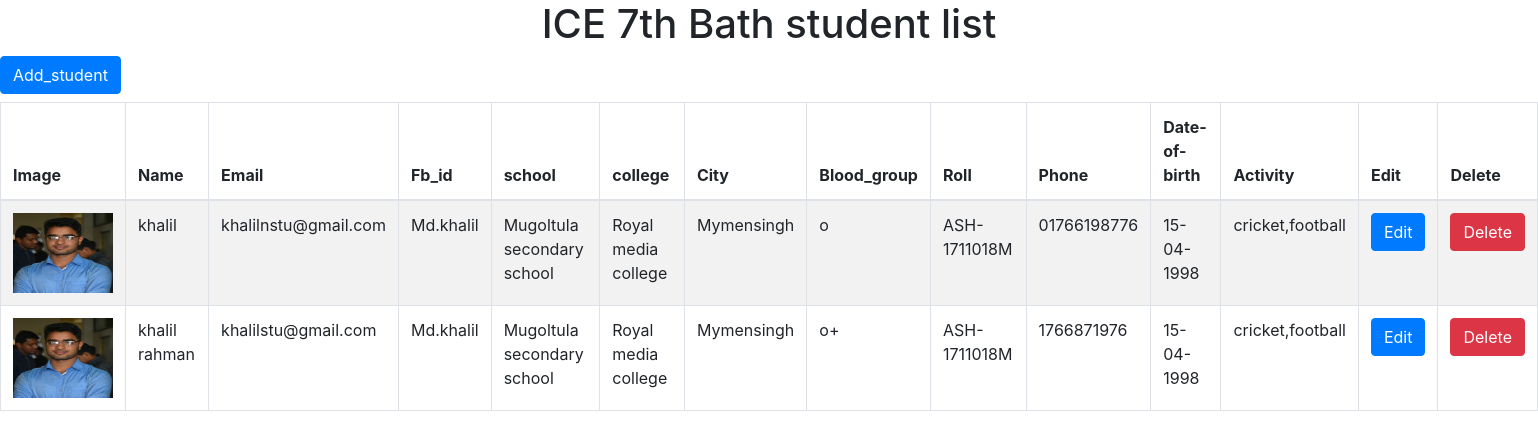
/index.php/ice7th/ice7thview, run on the app's committed database.
### tables this page shows
CREATE TABLE `ice7th` (
  `id` int(11) NOT NULL,
  `name` varchar(255) DEFAULT NULL,
  `email` varchar(255) DEFAULT NULL,
  `fb` varchar(255) DEFAULT NULL,
  `school` varchar(255) DEFAULT NULL,
  `college` varchar(255) DEFAULT NULL,
  `city` varchar(255) DEFAULT NULL,
  `blood` varchar(255) DEFAULT NULL,
  `roll` varchar(255) DEFAULT NULL,
  `phone` varchar(255) DEFAULT NULL,
  `dateofbarth` varchar(255) NOT NULL,
  `activity` varchar(255) NOT NULL,
  `img` varchar(255) DEFAULT NULL
);

### application/controllers/ice7th.php (called while the page is built, shortened)
<?php
 class ice7th extends CI_Controller{
 	public function ice7thview(){
 		$data['fatch_data'] = $this->ice7thModel->ice7thFatch();
 		$this->load->view('adminview/ice7th',$data);
 	}
}

### index.php (called while the page is built, shortened)
<?php
require_once BASEPATH.'core/CodeIgniter.php';

### application/models/ice7thModel.php (called while the page is built, shortened)
<?php
class ice7thModel extends CI_Model{
	public function ice7thFatch(){
		return $this->db->get('ice7th');
	}
}

### application/views/adminview/ice7th.php (the view, shortened to what this page needs)
<?php include 'header.php'; ?>
<div>
	<center><h1>ICE 7th Bath student list</h1></center>
	<h4><?= anchor('ice7th/ice7ths','Add_student',['class'=>'btn btn-primary']) ?></h4>
	<table class="table table-striped table-bordered">
		<thead>
			<tr>
				<th>Image</th>
				<th>Name</th>
				<th>Email</th>
				<th>Fb_id</th>
				<th>school</th>
				<th>college</th>
				<th>City</th>
				<th>Blood_group</th>
				<th>Roll</th>
				<th>Phone</th>
				<th>Date-of-birth</th>
				<th>Activity</th>
				<th>Edit</th>
				<th>Delete</th>
			</tr>
		</thead>
		<tbody>
			<?php
				if($fatch_data->num_rows() > 0){
					foreach ($fatch_data->result() as $value) {
			?>
			<tr>
				<td><img src="<?= $value->img; ?>" alt="1" height="80" width="100"></td>
				<td> <?= $value->name;  	  ?> </td>
				<td> <?= $value->email;   	  ?> </td>
				<td> <?= $value->fb; 		  ?> </td>
				<td> <?= $value->school; 	  ?> </td>
				<td> <?= $value->college;	  ?> </td>
				<td> <?= $value->city; 		  ?> </td>
				<td> <?= $value->blood;		  ?> </td>
				<td> <?= $value->roll;		  ?> </td>
				<td> <?= $value->phone;       ?> </td>
				<td> <?= $value->dateofbarth; ?> </td>
				<td> <?= $value->activity;    ?> </td>
				<td>
					<?=
						form_open('ice7th/ice7thedit'),
						form_hidden('id',$value->id),
						form_submit(['name'=>'submit','value'=>'Edit','class'=>'btn btn-primary']),
						form_close()
					?>
				</td>
				<td>
					<?=
						form_open('ice7th/ice7thdelete'),
						form_hidden('id',$value->id),
						form_submit(['name'=>'submit','value'=>'Delete','class'=>'btn btn-danger']),
						form_close()
					?>
				</td>
			</tr>
	<?php }}else{ echo "data not found";} ?>
		</tbody>
	</table>
</div>
<?php include 'footer.php' ?>

### data on the page
ice7th: img (picture), name "khalil", email "khalilnstu@gmail.com", fb "Md.khalil", school "Mugoltula secondary school", college "Royal media college", city "Mymensingh", blood "o", roll "ASH-1711018M", phone "01766198776", dateofbarth "15-04-1998", activity "cricket,football"
ice7th: img (picture), name "khalil rahman", email "khalilstu@gmail.com", fb "Md.khalil", school "Mugoltula secondary school", college "Royal media college", city "Mymensingh", blood "o+", roll "ASH-1711018M", phone "1766871976", dateofbarth "15-04-1998", activity "cricket,football"

### other printed values
anchor('ice7th/ice7ths','Add_student',['class'=>'btn btn-primary']) "Add_student"
